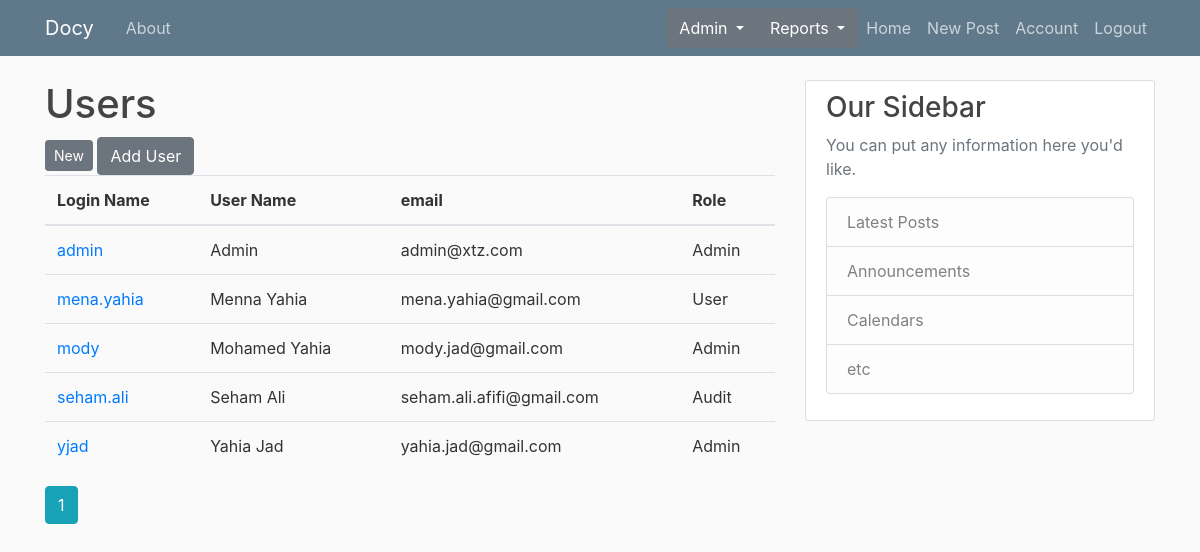
Page /users/user_list (signed in) on the committed database.
### flaskblog/models.py (models this page shows, shortened)
class User(db.Model, UserMixin):
    id = db.Column(db.Integer, primary_key=True)
    login_name = db.Column(db.String(20), unique=True, nullable=False)
    username = db.Column(db.String(20), unique=True, nullable=False)
    email = db.Column(db.String(120), unique=True, nullable=False)
    image_file = db.Column(db.String(20), nullable=False, default='default.jpg')
    password = db.Column(db.String(60), nullable=False)
    posts = db.relationship('Post', backref='author', lazy=True)
    role_id = db.Column(db.Integer, db.ForeignKey('role.id'), nullable=True)

class Role(db.Model):
    id = db.Column(db.Integer, primary_key=True)
    name = db.Column(db.String(20), unique=True, nullable=False)
    description = db.Column(db.String(200), nullable=False)
    is_admin = db.Column(db.Boolean, nullable=False)
    admin_role = db.relationship('User', backref='user_role', lazy=True)

### flaskblog/users/routes.py (the view)
@users.route('/users/user_list', methods=['GET', 'POST'])
@login_required
def user_list():
    page = request.args.get('page', default=1, type=int)
    user_lst = User.query.order_by(User.login_name.asc()).paginate(page=page, per_page=5)
    return render_template('user_list.html', user_list=user_lst)

### flaskblog/models.py (called while the page is built)
@login_manager.user_loader
def load_user(user_id):
    return User.query.get(int(user_id))

### flaskblog/templates/user_list.html
{% extends "layout.html" %}
{% from "macros.html" import confirm_delete %}
{% block content %}
    <div class="page-header">
        <h1>Users</h1>
         <a class="btn btn-secondary btn-sm mt-1 mb-1" href="{{ url_for('users.add_role') }}">New</a>
         <a class="btn btn-secondary " href="{{ url_for('users.add_user') }}">Add User</a>
        <table class="table">
            <thead>
                <tr>
                    <th>Login Name</th>
                    <th>User Name</th>
                    <th>email</th>
                    <th>Role</th>
                </tr>
            </thead>
            <tbody>
                {% for user in user_list.items %}
                    <tr>
                        <td> <a href="{{ url_for('users.edit_user', user_id = user.id) }}">{{ user.login_name }}</a></td>
                        <td>{{ user.username }}</td>
                        <td>{{ user.email }}</td>
                        <td>{{ user.user_role.name }}</td>
                    </tr>
                {% endfor %}
            </tbody>
        </table>
    </div>
    {% for page_num in user_list.iter_pages(left_edge=1, right_edge=1, left_current=1, right_current=2) %}
        {% if page_num %}
            {% if user_list.page == page_num %}
                <a class="btn btn-info mb-4" href="{{ url_for ('users.user_list', page=page_num) }}"> {{ page_num }} </a>
            {% else %}
                <a class="btn btn-outline-info mb-4" href="{{ url_for ('users.user_list', page=page_num) }}"> {{ page_num }} </a>
            {% endif %}
        {% else %}
            ...
        {% endif %}
    {% endfor %}
{% endblock %}

### flaskblog/static/main.css (style rules this page uses)
body { background: #fafafa; color: #333333; margin-top: 5rem; }
h1, h2, h3, h4, h5, h6 { color: #444444; }

### rows in the picture
User: login_name "admin", username "Admin", email "admin@xtz.com", user_role.name "Admin"
User: login_name "mena.yahia", username "Menna Yahia", email "mena.yahia@gmail.com", user_role.name "User"
User: login_name "mody", username "Mohamed Yahia", email "mody.jad@gmail.com", user_role.name "Admin"
User: login_name "seham.ali", username "Seham Ali", email "seham.ali.afifi@gmail.com", user_role.name "Audit"
User: login_name "yjad", username "Yahia Jad", email "yahia.jad@gmail.com", user_role.name "Admin"

### other values in the picture
{{ page_num }} "1"
